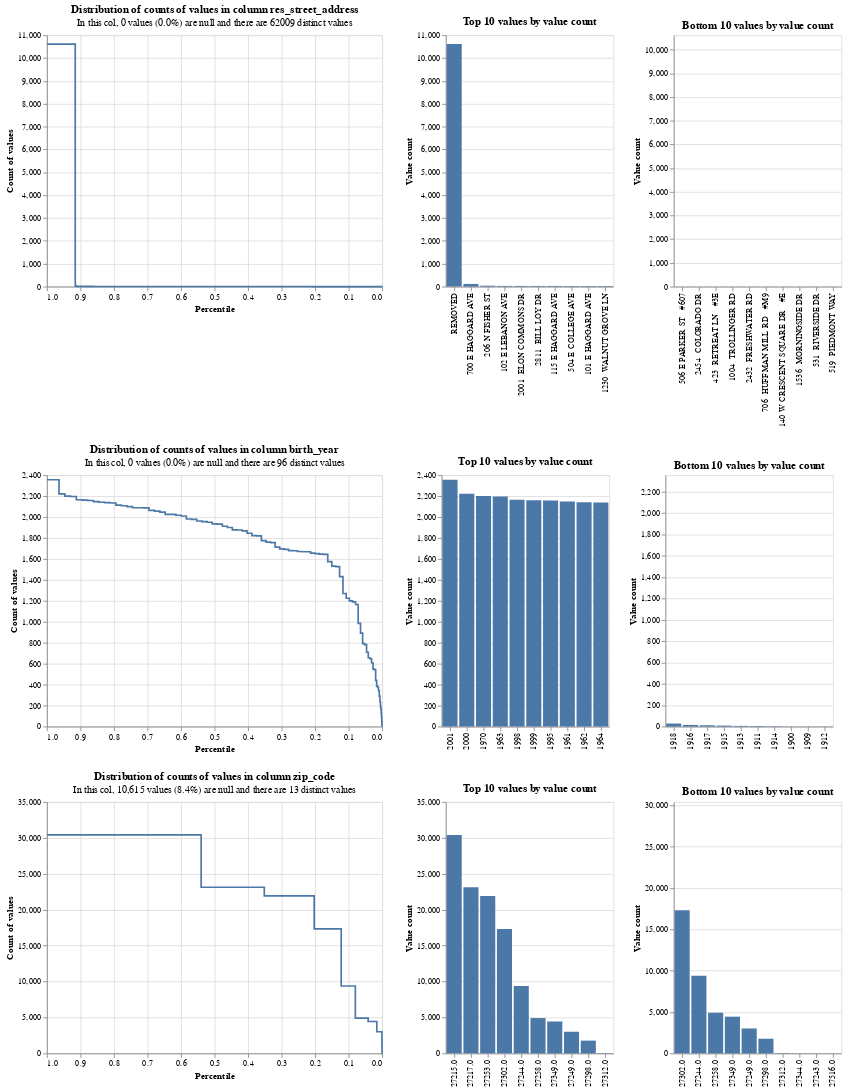

Source (notebook cell):
### Code cell
linker_unclean.missingness_chart()
linker_unclean.profile_columns(["res_street_address","birth_year","zip_code"])
